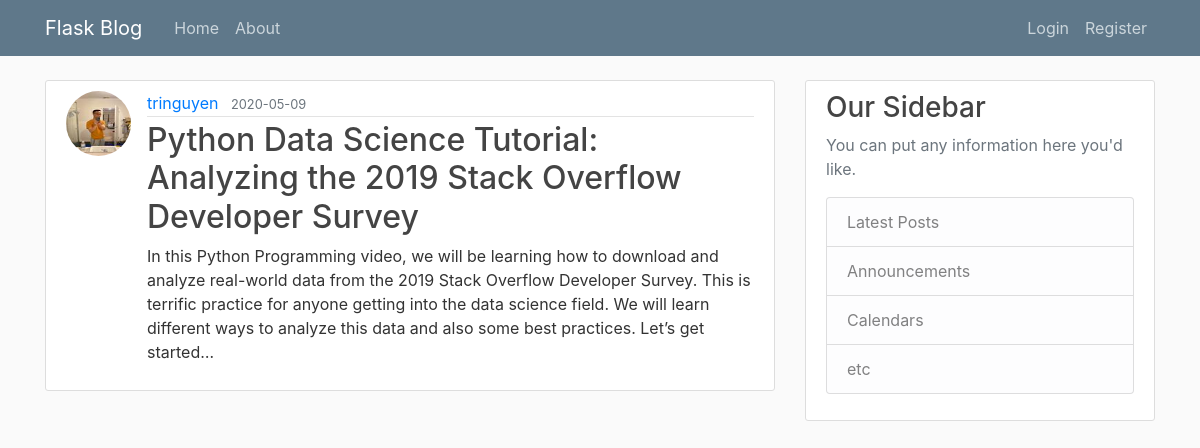
The page /post/5 on the database its author committed.
### flaskblog/models.py (models this page shows, shortened)
class User(db.Model,UserMixin):
    id = db.Column(db.Integer, primary_key=True)
    username = db.Column(db.String(20), unique = True, nullable=False)
    email = db.Column(db.String(120), unique=True, nullable=False)
    image_file = db.Column(db.String(20), nullable=False, default='default.jpg')
    password = db.Column(db.String(60), nullable=False)
    posts = db.relationship('Post',backref='author',lazy=True)

class Post(db.Model):
    id = db.Column(db.Integer,primary_key=True)
    title = db.Column(db.String(100),nullable=False)
    date_posted = db.Column(db.DateTime, nullable=False,default = datetime.utcnow)
    content = db.Column(db.Text, nullable = False)
    user_id = db.Column(db.Integer, db.ForeignKey('user.id'),nullable=False)

### flaskblog/posts/routes.py (the view)
@posts.route("/post/<int:post_id>")
def post(post_id):
    post = Post.query.get_or_404(post_id)
    return render_template('post.html', title=post.title, post=post)

### flaskblog/templates/post.html (shortened to what this page needs)
{% extends "layout.html"%}
{% block content%}
        <article class="media content-section">
            <img class = "rounded-circle article-img" src="{{ url_for('static',filename='profile_pics/' + post.author.image_file) }} ">
          <div class="media-body">
            <div class="article-metadata">
              <a class="mr-2" href="{{ url_for('users.user_posts',username=post.author.username) }}">{{ post.author.username }}</a>
              <small class="text-muted">{{ post.date_posted.strftime('%Y-%m-%d') }}</small>
            </div>
            <h2 class="article-title" href="#">{{ post.title }}</h2>
            <p class="article-content">{{ post.content }}</p>
          </div>
        </article>
{% endblock content%}

### flaskblog/static/main.css (style rules this page uses)
body { background: #fafafa; color: #333333; margin-top: 5rem; }
h1, h2, h3, h4, h5, h6 { color: #444444; }
.content-section { background: #ffffff; padding: 10px 20px; border: 1px solid #dddddd; border-radius: 3px; margin-bottom: 20px; }
.article-title { color: #444444; }
.article-content { white-space: pre-line; }
.article-img { height: 65px; width: 65px; margin-right: 16px; }
.article-metadata { padding-bottom: 1px; margin-bottom: 4px; border-bottom: 1px solid #e3e3e3 }

### rows shown on the page
User: image_file (picture), author.username "tringuyen"
Post: date_posted "2020-05-09", title "Python Data Science Tutorial: Analyzing the 2019 Stack Overflow Developer Survey", content "In this Python Programming video, we will be learning how to download and analyze real-world data from the 2019 Stack Overflow Developer Survey. This is terrific practice for anyone getting into the data science field. We will learn different ways to analyze this data and also some best practices. Let’s get started…"
